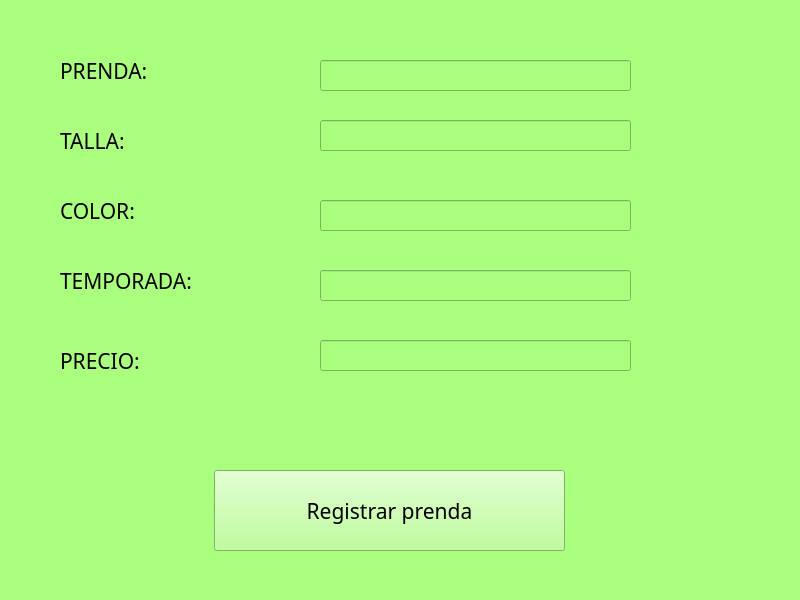
<?xml version="1.0" encoding="UTF-8"?>
<ui version="4.0">
 <class>MainWindow</class>
 <widget class="QMainWindow" name="MainWindow">
  <property name="geometry">
   <rect>
    <x>0</x>
    <y>0</y>
    <width>800</width>
    <height>600</height>
   </rect>
  </property>
  <property name="windowTitle">
   <string>MainWindow</string>
  </property>
  <property name="styleSheet">
   <string notr="true">background-color: rgb(170, 255, 127);</string>
  </property>
  <widget class="QWidget" name="centralwidget">
   <widget class="QLabel" name="label">
    <property name="geometry">
     <rect>
      <x>60</x>
      <y>50</y>
      <width>151</width>
      <height>41</height>
     </rect>
    </property>
    <property name="font">
     <font>
      <family>Segoe Print</family>
      <pointsize>16</pointsize>
      <weight>50</weight>
      <bold>false</bold>
     </font>
    </property>
    <property name="text">
     <string>PRENDA:</string>
    </property>
   </widget>
   <widget class="QLabel" name="label_2">
    <property name="geometry">
     <rect>
      <x>60</x>
      <y>120</y>
      <width>151</width>
      <height>41</height>
     </rect>
    </property>
    <property name="font">
     <font>
      <family>Segoe Print</family>
      <pointsize>16</pointsize>
      <weight>50</weight>
      <bold>false</bold>
     </font>
    </property>
    <property name="text">
     <string>TALLA:</string>
    </property>
   </widget>
   <widget class="QLabel" name="label_3">
    <property name="geometry">
     <rect>
      <x>60</x>
      <y>190</y>
      <width>151</width>
      <height>41</height>
     </rect>
    </property>
    <property name="font">
     <font>
      <family>Segoe Print</family>
      <pointsize>16</pointsize>
      <weight>50</weight>
      <bold>false</bold>
     </font>
    </property>
    <property name="text">
     <string>COLOR:</string>
    </property>
   </widget>
   <widget class="QLabel" name="label_4">
    <property name="geometry">
     <rect>
      <x>60</x>
      <y>260</y>
      <width>151</width>
      <height>41</height>
     </rect>
    </property>
    <property name="font">
     <font>
      <family>Segoe Print</family>
      <pointsize>16</pointsize>
      <weight>50</weight>
      <bold>false</bold>
     </font>
    </property>
    <property name="text">
     <string>TEMPORADA:</string>
    </property>
   </widget>
   <widget class="QLabel" name="label_precio">
    <property name="geometry">
     <rect>
      <x>60</x>
      <y>340</y>
      <width>141</width>
      <height>41</height>
     </rect>
    </property>
    <property name="font">
     <font>
      <family>Segoe Print</family>
      <pointsize>16</pointsize>
      <weight>50</weight>
      <bold>false</bold>
     </font>
    </property>
    <property name="text">
     <string>PRECIO:</string>
    </property>
   </widget>
   <widget class="QLineEdit" name="insertar_prenda">
    <property name="geometry">
     <rect>
      <x>320</x>
      <y>60</y>
      <width>311</width>
      <height>31</height>
     </rect>
    </property>
    <property name="font">
     <font>
      <family>Segoe Print</family>
      <pointsize>14</pointsize>
     </font>
    </property>
   </widget>
   <widget class="QLineEdit" name="insertar_talla">
    <property name="geometry">
     <rect>
      <x>320</x>
      <y>120</y>
      <width>311</width>
      <height>31</height>
     </rect>
    </property>
    <property name="font">
     <font>
      <family>Segoe Print</family>
      <pointsize>14</pointsize>
     </font>
    </property>
   </widget>
   <widget class="QLineEdit" name="insertar_color">
    <property name="geometry">
     <rect>
      <x>320</x>
      <y>200</y>
      <width>311</width>
      <height>31</height>
     </rect>
    </property>
    <property name="font">
     <font>
      <family>Segoe Print</family>
      <pointsize>14</pointsize>
     </font>
    </property>
   </widget>
   <widget class="QLineEdit" name="insertar_temporada">
    <property name="geometry">
     <rect>
      <x>320</x>
      <y>270</y>
      <width>311</width>
      <height>31</height>
     </rect>
    </property>
    <property name="font">
     <font>
      <family>Segoe Print</family>
      <pointsize>14</pointsize>
     </font>
    </property>
   </widget>
   <widget class="QLineEdit" name="insertar_precio">
    <property name="geometry">
     <rect>
      <x>320</x>
      <y>340</y>
      <width>311</width>
      <height>31</height>
     </rect>
    </property>
    <property name="font">
     <font>
      <family>Segoe Print</family>
      <pointsize>14</pointsize>
     </font>
    </property>
   </widget>
   <widget class="QPushButton" name="boton_registrar_prenda">
    <property name="geometry">
     <rect>
      <x>214</x>
      <y>470</y>
      <width>351</width>
      <height>81</height>
     </rect>
    </property>
    <property name="font">
     <font>
      <family>Segoe Print</family>
      <pointsize>16</pointsize>
     </font>
    </property>
    <property name="text">
     <string>Registrar prenda</string>
    </property>
   </widget>
  </widget>
  <widget class="QStatusBar" name="statusbar"/>
 </widget>
 <resources/>
 <connections/>
</ui>
